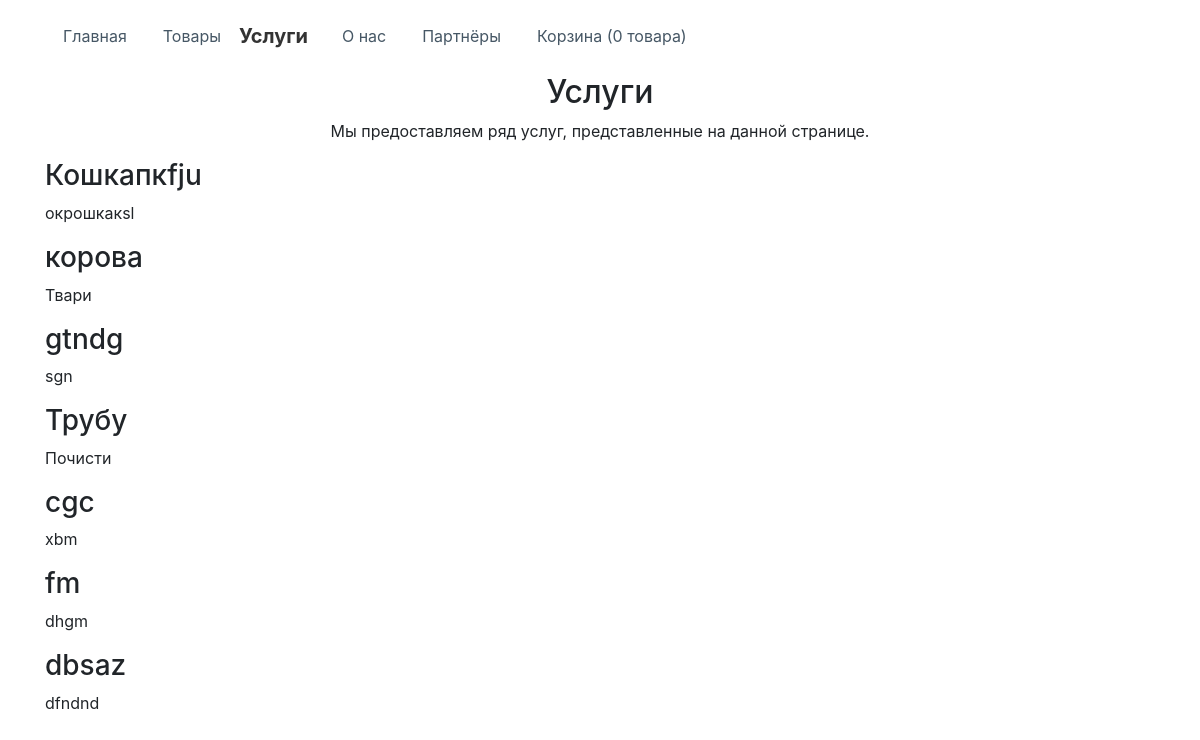
The page /servicePage.php on the database as committed earlier.
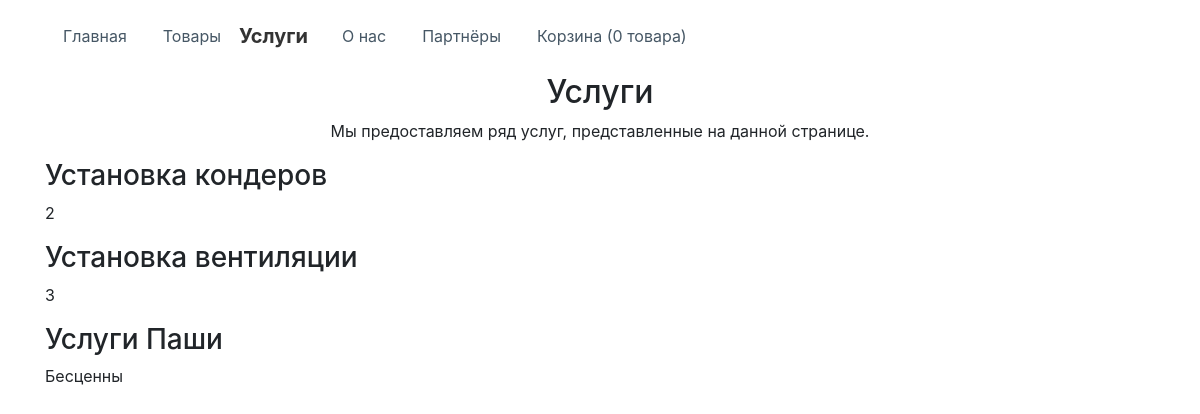
The same page on the database as committed later.
### tables this page shows
CREATE TABLE "Services" (
	"id"	INTEGER PRIMARY KEY AUTOINCREMENT,
	"title"	TEXT,
	"description"	TEXT,
	"nameImg"	TEXT
);

### servicePage.php (the view, shortened to what this page needs)
<!DOCTYPE html>
<html lang="ru" dir="ltr">
  <head>
    <link rel="stylesheet" href="style/bootstrap.min.css"/>
    <link rel="stylesheet" href="style/navigation.css">
  </head>
  <body>
    <?php include 'mainHeader.php';?>
    <div>
        <div class="container" id="Cont0">
            <div class="row">
                <div class="col-md-6"></div>
                <div class="col-md-6"></div>
            </div>
        </div>
    </div>
      <div class="projects-horizontal">
          <div class="container">
              <div class="intro">
                  <h2 class="text-center">Услуги</h2>
                  <p class="text-center">Мы предоставляем ряд услуг, представленные на данной странице.</p>
              </div>
              <?php
                $db = new SQLite3('resources/data.sqlite');
                $res = $db->query("SELECT * FROM Services");
                echo "<div class='row projects'><div class='col-sm-6 item'>";
                while ($row = $res->fetchArray()) {
                    $name = $row['title'];
                    $desc = $row['description'];
                    echo "<div class='row'><div class='col'>";
                    echo "<h3 class='name'>$name</h3>";
                    echo "<p class='description'>$desc</p></div></div>";
                }
                echo "</div></div>"
              ?>
          </div>
      </div>
  </body>
</html>

### mainHeader.php (shortened to what this page needs)
<div>
    <nav class="navbar navbar-light navbar-expand-md navigation-clean-button">
        <div class="container">
            <div class="collapse navbar-collapse" id="navcol-1">
                <ul class="nav navbar-nav mr-auto">
                  <li class="nav-item" role="presentation">
                    <a id="mainH" class="navbar-brand" href="main.php">Главная</a>
                  </li>
                  <li class="nav-item" role="presentation">
                    <a id="goodH" class="nav-link" href="goodsPage.php">Товары</a>
                  </li>
                  <li class="nav-item" role="presentation">
                    <a id="serviceH" class="nav-link" href="servicePage.php">Услуги</a>
                  </li>
                  <li class="nav-item" role="presentation">
                    <a id="aboutH" class="nav-link" href="about.php">О нас</a>
                  </li>
                  <li class="nav-item" role="presentation">
                    <a id="partsH" class="nav-link" href="partners.php">Партнёры</a>
                  </li>
                  <li class='nav-item' role='presentation'>
                    <a id="cartH" class='nav-link' onclick="openCart()" href=""></a>
                  </li>
                </ul>
            </div>
        </div>
    </nav>
</div>

### style/navigation.css (style rules this page uses)
.navigation-clean-button { background:#fff; padding-top:.75rem; padding-bottom:.75rem; color:#333; border-radius:0; box-shadow:none; border:none; margin-bottom:0; }
@media (min-width:768px) { .navigation-clean-button { padding-top:1rem; padding-bottom:1rem; } }
.navigation-clean-button .navbar-brand { font-weight:bold; color:inherit; }
.navigation-clean-button .navbar-collapse, .navigation-clean-button .form-inline { border-top-color:#ddd; }
.navigation-clean-button.navbar .navbar-nav .nav-link { padding-left:18px; padding-right:18px; }
.navigation-clean-button.navbar-light .navbar-nav .nav-link { color:#465765; }
.navbar-nav { display:-ms-flexbox; display:flex; -ms-flex-direction:column; flex-direction:column; padding-left:0; margin-bottom:0; list-style:none; }
.nav { display:-ms-flexbox; display:flex; -ms-flex-wrap:wrap; flex-wrap:wrap; padding-left:0; margin-bottom:0; list-style:none; }
body { margin:0; font-family:-apple-system,BlinkMacSystemFont,"Segoe UI",Roboto,"Helvetica Neue",Arial,sans-serif,"Apple Color Emoji","Segoe UI Emoji","Segoe UI Symbol"; font-size:1rem; font-weight:400; line-height:1.5; color:#212529; text-align:left; background-color:#fff; }
html { font-family:sans-serif; line-height:1.15; -webkit-text-size-adjust:100%; -ms-text-size-adjust:100%; -ms-overflow-style:scrollbar; -webkit-tap-highlight-color:transparent; }
a { color:#007bff; text-decoration:none; background-color:transparent; -webkit-text-decoration-skip:objects; }

Rows that differ between the two databases and show on the page:
removed services: title "gtndg", description "sgn"
removed services: title "Трубу", description "Почисти"
removed services: title "cgc", description "xbm"
removed services: title "fm", description "dhgm"
removed services: title "dbsaz", description "dfndnd"
changed services: title "Кошкапкfju" → "Установка кондеров"; description "окрошкакsl" → "2"
changed services: title "корова" → "Установка вентиляции"; description "Твари" → "3"
added services: title "Услуги Паши", description "Бесценны"
